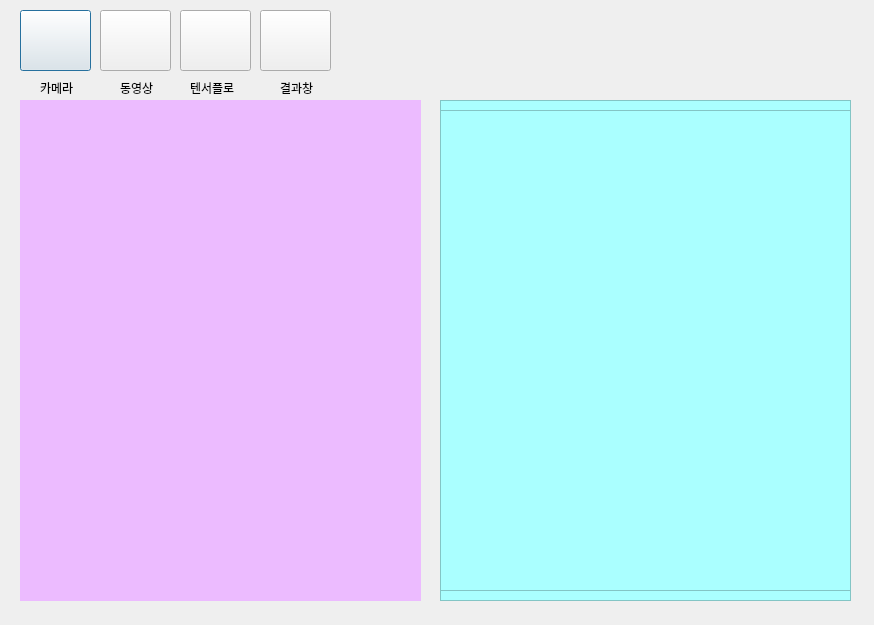
<?xml version="1.0" encoding="UTF-8"?>
<ui version="4.0">
 <class>Dialog</class>
 <widget class="QDialog" name="Dialog">
  <property name="geometry">
   <rect>
    <x>0</x>
    <y>0</y>
    <width>874</width>
    <height>625</height>
   </rect>
  </property>
  <property name="windowTitle">
   <string>오일쇼크</string>
  </property>
  <property name="statusTip">
   <string/>
  </property>
  <property name="sizeGripEnabled">
   <bool>false</bool>
  </property>
  <property name="modal">
   <bool>false</bool>
  </property>
  <widget class="QLabel" name="label_4">
   <property name="geometry">
    <rect>
     <x>20</x>
     <y>100</y>
     <width>401</width>
     <height>501</height>
    </rect>
   </property>
   <property name="styleSheet">
    <string notr="true">background-color: rgb(236, 187, 255);</string>
   </property>
   <property name="text">
    <string/>
   </property>
  </widget>
  <widget class="QFrame" name="frame">
   <property name="geometry">
    <rect>
     <x>440</x>
     <y>100</y>
     <width>411</width>
     <height>501</height>
    </rect>
   </property>
   <property name="styleSheet">
    <string notr="true">background-color: rgb(170, 255, 255);</string>
   </property>
   <property name="frameShape">
    <enum>QFrame::StyledPanel</enum>
   </property>
   <property name="frameShadow">
    <enum>QFrame::Raised</enum>
   </property>
   <widget class="QTextBrowser" name="textBrowser">
    <property name="geometry">
     <rect>
      <x>0</x>
      <y>10</y>
      <width>411</width>
      <height>481</height>
     </rect>
    </property>
    <property name="frameShadow">
     <enum>QFrame::Raised</enum>
    </property>
   </widget>
  </widget>
  <widget class="QPushButton" name="Cam_button">
   <property name="geometry">
    <rect>
     <x>20</x>
     <y>10</y>
     <width>71</width>
     <height>61</height>
    </rect>
   </property>
   <property name="styleSheet">
    <string notr="true">background-color: rgb(240, 240, 240);</string>
   </property>
   <property name="text">
    <string/>
   </property>
   <property name="icon">
    <iconset>
     <normaloff>../image/camera.png</normaloff>../image/camera.png</iconset>
   </property>
   <property name="iconSize">
    <size>
     <width>50</width>
     <height>50</height>
    </size>
   </property>
  </widget>
  <widget class="QPushButton" name="VIdeo_button">
   <property name="geometry">
    <rect>
     <x>100</x>
     <y>10</y>
     <width>71</width>
     <height>61</height>
    </rect>
   </property>
   <property name="styleSheet">
    <string notr="true">background-color: rgb(240, 240, 240);</string>
   </property>
   <property name="text">
    <string/>
   </property>
   <property name="icon">
    <iconset>
     <normaloff>../image/play-button.png</normaloff>../image/play-button.png</iconset>
   </property>
   <property name="iconSize">
    <size>
     <width>50</width>
     <height>50</height>
    </size>
   </property>
  </widget>
  <widget class="QPushButton" name="Tf_button">
   <property name="geometry">
    <rect>
     <x>180</x>
     <y>10</y>
     <width>71</width>
     <height>61</height>
    </rect>
   </property>
   <property name="styleSheet">
    <string notr="true">background-color: rgb(240, 240, 240);</string>
   </property>
   <property name="text">
    <string/>
   </property>
   <property name="icon">
    <iconset>
     <normaloff>../image/tensorflow.png</normaloff>../image/tensorflow.png</iconset>
   </property>
   <property name="iconSize">
    <size>
     <width>50</width>
     <height>50</height>
    </size>
   </property>
  </widget>
  <widget class="QPushButton" name="Res_button">
   <property name="geometry">
    <rect>
     <x>260</x>
     <y>10</y>
     <width>71</width>
     <height>61</height>
    </rect>
   </property>
   <property name="styleSheet">
    <string notr="true">background-color: rgb(240, 240, 240);</string>
   </property>
   <property name="text">
    <string/>
   </property>
   <property name="icon">
    <iconset>
     <normaloff>../image/result.png</normaloff>../image/result.png</iconset>
   </property>
   <property name="iconSize">
    <size>
     <width>50</width>
     <height>50</height>
    </size>
   </property>
  </widget>
  <widget class="QLabel" name="label">
   <property name="geometry">
    <rect>
     <x>40</x>
     <y>80</y>
     <width>41</width>
     <height>16</height>
    </rect>
   </property>
   <property name="text">
    <string>카메라</string>
   </property>
  </widget>
  <widget class="QLabel" name="label_2">
   <property name="geometry">
    <rect>
     <x>120</x>
     <y>80</y>
     <width>41</width>
     <height>16</height>
    </rect>
   </property>
   <property name="text">
    <string>동영상</string>
   </property>
  </widget>
  <widget class="QLabel" name="label_3">
   <property name="geometry">
    <rect>
     <x>190</x>
     <y>80</y>
     <width>51</width>
     <height>16</height>
    </rect>
   </property>
   <property name="text">
    <string>텐서플로</string>
   </property>
  </widget>
  <widget class="QLabel" name="label_5">
   <property name="geometry">
    <rect>
     <x>280</x>
     <y>80</y>
     <width>41</width>
     <height>16</height>
    </rect>
   </property>
   <property name="text">
    <string>결과창</string>
   </property>
  </widget>
 </widget>
 <resources/>
 <connections/>
</ui>
